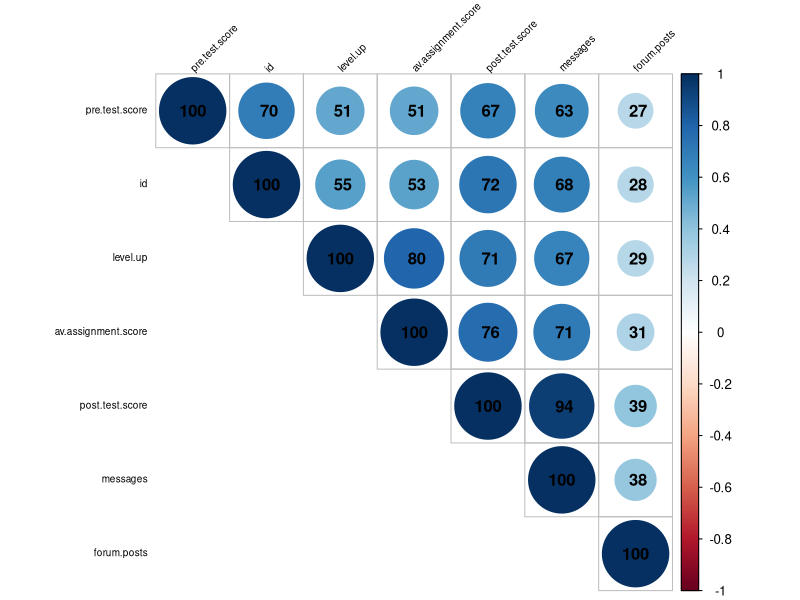
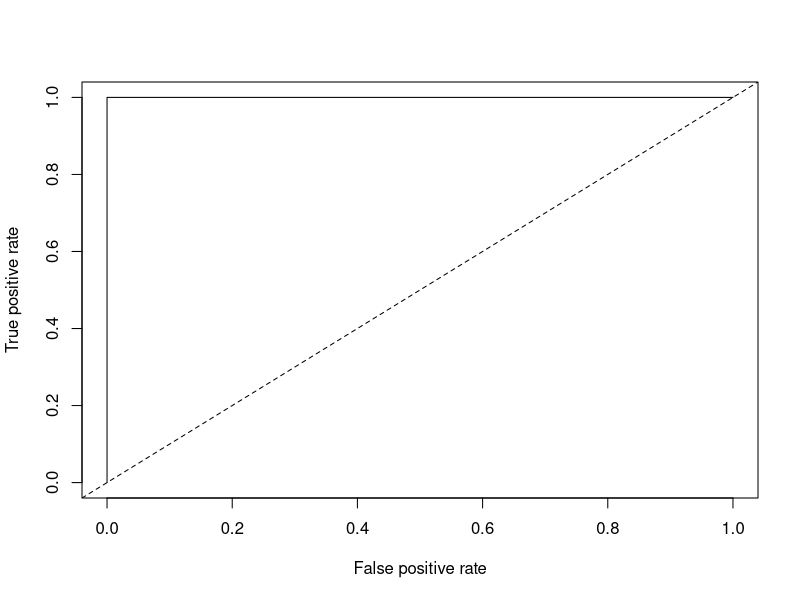

Write the R code that produced these figures, in order. (Note: this script raises an error after producing the figures.)
## ---- chunk 1
D1 <- read.csv("online.data.csv", header = TRUE, sep = ",")
D1$level.up<-ifelse(D1$level.up=="no",0,1)

## ---- chunk 2
#Start by creating histograms of the distributions for all variables (#HINT: look up "facet" in the ggplot documentation)
#first transfer to long form
D2<-tidyr::gather(D1,"variable","value",2:7)
D2<-dplyr::select(D2,2:3)
#package
library(ggplot2)
#histogram plot
#remember to ask why this don't work why??
#p <- ggplot(D2, aes=(value))
#hist=p + geom_histogram(data = D2[D2$variable == "av.assignment.score",], binwidth=0.01) + geom_histogram(data = D2[D2$variable == "forum.posts",], binwidth=1) + geom_histogram(data = D2[D2$variable == "level.up",], binwidth=1) + geom_histogram(data = D2[D2$variable == "messages",], binwidth=1) + geom_histogram(data = D2[D2$variable == "post.test.score",], binwidth=0.01) + geom_histogram(data = D2[D2$variable == "pre.test.score",], binwidth=0.01)+ facet_wrap(~ variable,scales = "free")
#histogram
hist1 = ggplot(D2,aes(x=value)) + geom_histogram() + facet_wrap(~variable, scales = "free")
##Note, remember to ask how to scale the x axis?? why do my post.test.score and pre.test.score look so weird
#Then visualize the relationships between variables

#Try to capture an intution about the data and the relationships （that is the correlation ）
COR <- cor(D1)
library(corrplot)
corrplot(COR, order="AOE", method= "circle", tl.pos="lt", type="upper", tl.col="black", tl.cex=0.6, tl.srt=45, 
        addCoef.col="black", addCoefasPercent = TRUE,
        sig.level=0.50, insig = "blank")
#code from a4
## ---- chunk 3
#Create a classification tree that predicts whether a student "levels up" in the online course using three variables of your choice (As we did last time, set all controls to their minimums)
library(rpart)
c.tree1 <-  rpart(level.up ~ av.assignment.score + post.test.score+forum.posts, method="class", data=D1, control=rpart.control(minsplit = 1,minbucket = 1,cp=0.001))

#Plot and generate a CP table for your tree 
post(c.tree1, file = "tree1.ps", title = "levelup: 1 - yes, 2 - no")

printcp(c.tree1)
#   CP nsplit rel error xerror     xstd
#1 0.930      0      1.00   1.00 0.038730
#2 0.070      1      0.07   0.07 0.013042
#3 0.001      2      0.00   0.00 0.000000

#Generate a probability value that represents the probability that a student levels up based your classification tree 

D1$pred <- predict(c.tree1, type = "prob")[,2]#Last class we used type = "class" which predicted the classification for us, this time we are using type = "prob" to see the probability that our classififcation is based on.

#Now you can generate the ROC curve for your model. You will need to install the package ROCR to do this.

library(ROCR)

#Plot the curve
pred.detail <- prediction(D1$pred, D1$level.up) 
plot(performance(pred.detail, "tpr", "fpr"))
abline(0, 1, lty = 2)

#Calculate the Area Under the Curve
unlist(slot(performance(Pred2,"auc"), "y.values"))#Unlist liberates the AUC value from the "performance" object created by ROCR

#Now repeat this process, but using the variables you did not use for the previous model and compare the plots & results of your two models. Which one do you think was the better model? Why?
c.tree2 <-  rpart(level.up ~ messages + pre.test.score, method="class", data=D1, control=rpart.control(minsplit = 1,minbucket = 1,cp=0.001))

#Plot and generate a CP table for your tree 
post(c.tree2, file = "tree2.ps", title = "levelup: 1 - yes, 2 - no")

printcp(c.tree2)
#   CP nsplit rel error xerror     xstd
#1  0.5425000      0    1.0000 1.0000 0.038730
#2  0.0112500      1    0.4575 0.4575 0.030569
#3  0.0075000      3    0.4350 0.4675 0.030825
#4  0.0050000      4    0.4275 0.4675 0.030825
#5  0.0035000      5    0.4225 0.5150 0.031973
#6  0.0033333     21    0.3550 0.5100 0.031857
#7  0.0025000     24    0.3450 0.5075 0.031799
#8  0.0018750     52    0.2700 0.5100 0.031857
#9  0.0012500     56    0.2625 0.5350 0.032423
#10 0.0010000    117    0.1750 0.5550 0.032855

#Generate a probability value that represents the probability that a student levels up based your classification tree 

D1$pred2 <- predict(c.tree2, type = "prob")[,2]#Last class we used type = "class" which predicted the classification for us, this time we are using type = "prob" to see the probability that our classififcation is based on.

##now the predict columns are in percentage!!!!! why did that happpen really confused..

#Now you can generate the ROC curve for your model. You will need to install the package ROCR to do this.

library(ROCR)

#Plot the curve
pred.detail2<- prediction(D1$pred2, D1$level.up) 
plot(performance(pred.detail2, "tpr", "fpr"))
abline(0, 1, lty = 2)
#Calculate the Area Under the Curve
unlist(slot(performance(pred.detail2,"auc"), "y.values"))#Unlist liberates the AUC value from the "performance" object created by ROCR
## ---- chunk 4
#Look at the ROC plot for your first model. Based on this plot choose a probability threshold that balances capturing the most correct predictions against false positives. Then generate a new variable in your data set that classifies each student according to your chosen threshold.
#for the first prediction, we seem to chose the perfect factors which make an 100% correct prediction so the any threshold >0 should produce perfect result:
D1$threshold.pred1 <- ifelse(D1$pred > 0.6, 1, 0)
# I will generate a new table where directly compares the prediciton and the actual result:
t1 <- table(D1$level.up, D1$threshold.pred1)
#     0   1
#  0 600   0
#  1   0 400
#Now generate three diagnostics:

D1$accuracy.model1 <- (600+400)/1000

D1$precision.model1 <- 400/(400 + 0)

D1$recall.model1 <- 400/(400 + 0)

#Finally, calculate Kappa for your model according to:

#Convert to matrix
matrix1 <- as.matrix(t1)

#Calculate kappa
kappa(matrix1, exact = TRUE)/kappa(matrix1)
#1.153846

## ---- chunk 5
#Now I will do the threshold for the second prediction model and the diagnostic metrics
D1$threshold.pred2 <- ifelse(D1$pred2 > 0.6, 1, 0)
# I will generate a new table where directly compares the prediciton and the actual result:
t2 <- table(D1$level.up, D1$threshold.pred2)
#     0   1
#  0 563  37
#  1  33 367
#Now generate three diagnostics:

D1$accuracy.model2 <- (563+367)/(563+37+33+367)
#0.93
D1$precision.model2 <- 367/(367 + 33)
#0.9175
D1$recall.model2 <- 563/(563 + 33)
#0.9446309

#Calculate Kappa for your model according to:
#Convert to matrix
matrix2 <- as.matrix(t2)

#Calculate kappa
kappa(matrix1, exact = TRUE)/kappa(matrix1)
#1.089442

# In our case, we are more concerned about false positive than false negative,b ecause our goal is to improve the passing rate, so to identify who is going to fail is like the most important part I think. So precision is more imporatnt than recall. 
